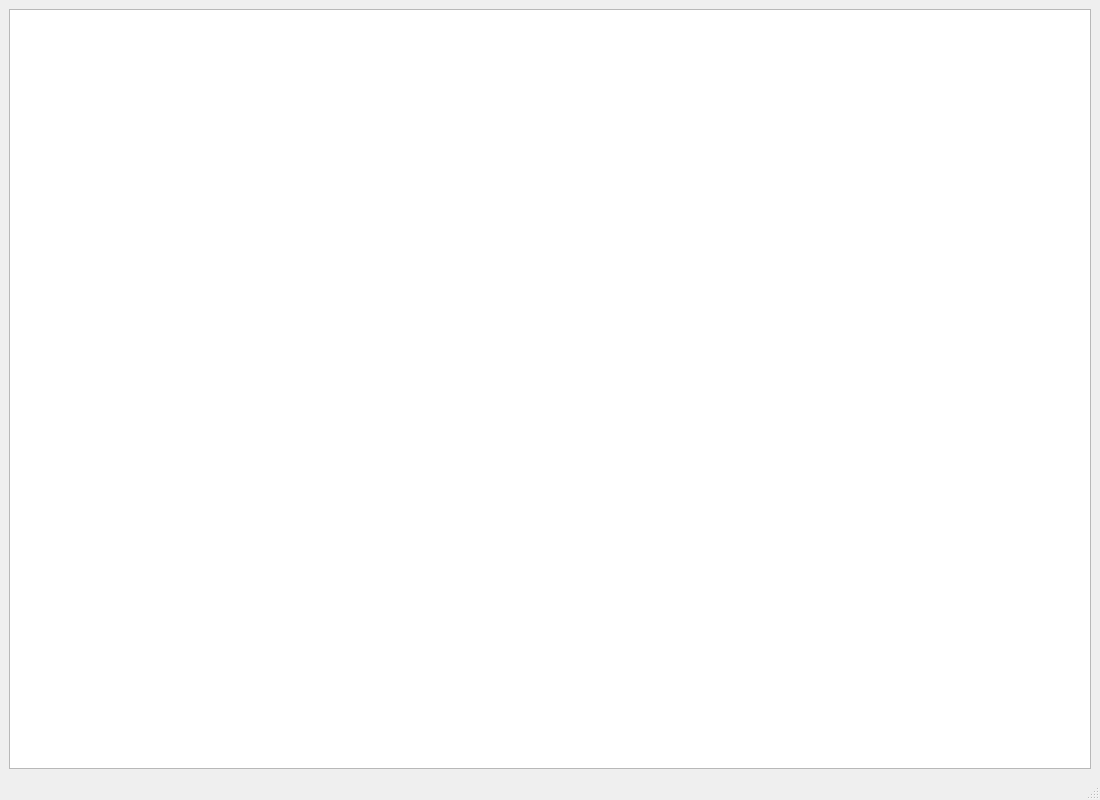
<?xml version="1.0" encoding="UTF-8"?>
<ui version="4.0">
 <class>MainWindow</class>
 <widget class="QMainWindow" name="MainWindow">
  <property name="geometry">
   <rect>
    <x>0</x>
    <y>0</y>
    <width>1100</width>
    <height>800</height>
   </rect>
  </property>
  <property name="windowTitle">
   <string>MainWindow</string>
  </property>
  <widget class="QWidget" name="centralwidget">
   <layout class="QGridLayout" name="gridLayout">
    <item row="0" column="0">
     <widget class="QGraphicsView" name="graphicsView"/>
    </item>
   </layout>
  </widget>
  <widget class="QMenuBar" name="menubar">
   <property name="geometry">
    <rect>
     <x>0</x>
     <y>0</y>
     <width>1100</width>
     <height>24</height>
    </rect>
   </property>
  </widget>
  <widget class="QStatusBar" name="statusbar"/>
 </widget>
 <resources/>
 <connections/>
</ui>
